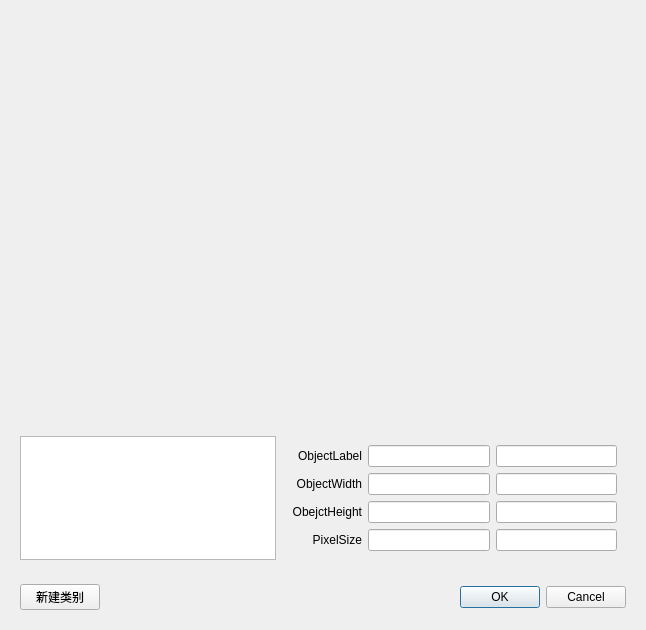
<?xml version="1.0" encoding="UTF-8"?>
<ui version="4.0">
 <class>Dialog</class>
 <widget class="QDialog" name="Dialog">
  <property name="geometry">
   <rect>
    <x>0</x>
    <y>0</y>
    <width>646</width>
    <height>630</height>
   </rect>
  </property>
  <property name="windowTitle">
   <string>ObejctSample</string>
  </property>
  <layout class="QGridLayout" name="gridLayout" rowstretch="5,1,0">
   <item row="1" column="0">
    <widget class="QWidget" name="widget_2" native="true">
     <layout class="QFormLayout" name="formLayout">
      <item row="0" column="0">
       <widget class="QListView" name="listView"/>
      </item>
      <item row="0" column="1">
       <widget class="QWidget" name="widget_3" native="true">
        <layout class="QGridLayout" name="gridLayout_2">
         <item row="0" column="1">
          <widget class="QLineEdit" name="lineEdit"/>
         </item>
         <item row="1" column="0">
          <widget class="QLabel" name="label_2">
           <property name="text">
            <string notr="true">ObjectWidth</string>
           </property>
           <property name="alignment">
            <set>Qt::AlignRight|Qt::AlignTrailing|Qt::AlignVCenter</set>
           </property>
          </widget>
         </item>
         <item row="1" column="1">
          <widget class="QLineEdit" name="lineEdit_2"/>
         </item>
         <item row="0" column="0">
          <widget class="QLabel" name="label">
           <property name="text">
            <string notr="true">ObjectLabel</string>
           </property>
           <property name="alignment">
            <set>Qt::AlignRight|Qt::AlignTrailing|Qt::AlignVCenter</set>
           </property>
          </widget>
         </item>
         <item row="2" column="0">
          <widget class="QLabel" name="label_3">
           <property name="text">
            <string notr="true">ObejctHeight</string>
           </property>
           <property name="alignment">
            <set>Qt::AlignRight|Qt::AlignTrailing|Qt::AlignVCenter</set>
           </property>
          </widget>
         </item>
         <item row="2" column="1">
          <widget class="QLineEdit" name="lineEdit_3"/>
         </item>
         <item row="3" column="0">
          <widget class="QLabel" name="label_4">
           <property name="text">
            <string notr="true">PixelSize</string>
           </property>
           <property name="alignment">
            <set>Qt::AlignRight|Qt::AlignTrailing|Qt::AlignVCenter</set>
           </property>
          </widget>
         </item>
         <item row="3" column="1">
          <widget class="QLineEdit" name="lineEdit_4"/>
         </item>
         <item row="0" column="2">
          <widget class="QLineEdit" name="lineEdit_5"/>
         </item>
         <item row="1" column="2">
          <widget class="QLineEdit" name="lineEdit_6"/>
         </item>
         <item row="2" column="2">
          <widget class="QLineEdit" name="lineEdit_7"/>
         </item>
         <item row="3" column="2">
          <widget class="QLineEdit" name="lineEdit_8"/>
         </item>
        </layout>
       </widget>
      </item>
     </layout>
    </widget>
   </item>
   <item row="2" column="0">
    <widget class="QWidget" name="widget_4" native="true">
     <layout class="QHBoxLayout" name="horizontalLayout_2">
      <item>
       <widget class="QPushButton" name="pushButton">
        <property name="text">
         <string>新建类别</string>
        </property>
       </widget>
      </item>
      <item>
       <widget class="QDialogButtonBox" name="buttonBox">
        <property name="standardButtons">
         <set>QDialogButtonBox::Cancel|QDialogButtonBox::Ok</set>
        </property>
       </widget>
      </item>
     </layout>
    </widget>
   </item>
   <item row="0" column="0">
    <widget class="tGis::Utility::QMapWidget" name="widget" native="true"/>
   </item>
  </layout>
 </widget>
 <customwidgets>
  <customwidget>
   <class>tGis::Utility::QMapWidget</class>
   <extends>QWidget</extends>
   <header>qmapwidget.h</header>
   <container>1</container>
  </customwidget>
 </customwidgets>
 <resources/>
 <connections/>
</ui>
